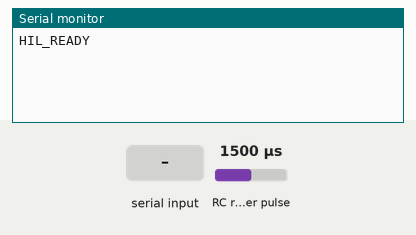
This program was run on a simulated ESP32. Shown: the last lines printed to the serial monitor. Wiring (inferred from the names in the program): RC receiver channel: data GPIO 25. The test bench sets the inputs (shaded band); at power-on: RC receiver pulse 1500 µs.

Above: at 1.2 s.
1.3 s: "TEST 1 2048\n" received over Serial
At 2.4 s:
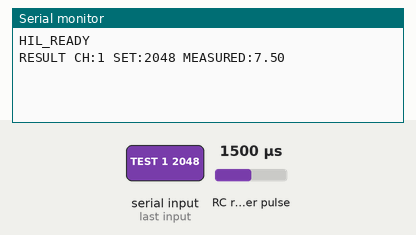
2.8 s: "TEST90\n" received over Serial
At 3.6 s:
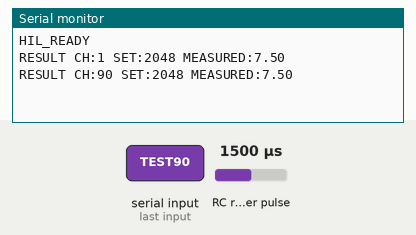

Measured:
- after the input at 1.3 s, the serial monitor: prints a new line at once (image 1)
- after the input at 2.8 s, the serial monitor: prints a new line at once (image 2)

The program:

main.cpp
```cpp
#include <Arduino.h>
#include <SPI.h>

// --- Pin Definitions ---
const int CS_PIN = 5;       // SPI Chip Select
const int PWM_CH1_IN = 25;  // Wire this to FPGA PIN_32
const int PWM_CH2_IN = 26;  // Wire this to FPGA PIN_33

// --- Interrupt Variables for PWM Measurement ---
// Using cycle counts for maximum HIL accuracy
volatile uint32_t ch1_rise = 0;
volatile uint32_t ch1_high_time = 0;
volatile uint32_t ch1_period = 0;

// // Interrupt Service Routine for Channel 1
// void IRAM_ATTR pwm_ch1_isr() {
//     uint32_t now = ESP.getCycleCount();
//     if (digitalRead(PWM_CH1_IN)) {
//         ch1_period = now - ch1_rise;
//         ch1_rise = now;
//     } else {
//         ch1_high_time = now - ch1_rise;
//     }
// }

// Interrupt Service Routine for Channel 1
void IRAM_ATTR pwm_ch1_isr() {
    uint32_t now = ESP.getCycleCount();

    // THE FIX: Direct hardware register read.
    // This is virtually instant compared to digitalRead()
    bool is_high = (GPIO.in >> PWM_CH1_IN) & 0x1;

    if (is_high) {
        ch1_period = now - ch1_rise;
        ch1_rise = now;
    } else {
        ch1_high_time = now - ch1_rise;
    }
}

void setup() {
    Serial.begin(115200);

    // Setup SPI
    pinMode(CS_PIN, OUTPUT);
    digitalWrite(CS_PIN, HIGH);
    SPI.begin(18,19,23,5); // Default VSPI: SCLK=18, MISO=19, MOSI=23

    // Setup PWM Measurement Interrupts
    pinMode(PWM_CH1_IN, INPUT);
    attachInterrupt(digitalPinToInterrupt(PWM_CH1_IN), pwm_ch1_isr, CHANGE);

    Serial.println("HIL_READY");
}

// Helper to send the 16-bit packet
void send_spi_command(uint8_t channel, uint16_t speed) {
    uint16_t packet = (channel << 12) | (speed & 0x0FFF);

    SPI.beginTransaction(SPISettings(10000000, MSBFIRST, SPI_MODE0)); // 10 MHz
    digitalWrite(CS_PIN, LOW);
    SPI.transfer16(packet);
    digitalWrite(CS_PIN, HIGH);
    SPI.endTransaction();
}

void loop() {
    // Listen for commands from the Python test script (e.g., "TEST 1 2048")
    if (Serial.available() > 0) {
        String cmd = Serial.readStringUntil('\n');
        cmd.trim();

        if (cmd.startsWith("TEST")) {
            int channel, speed;
            sscanf(cmd.c_str(), "TEST %d %d", &channel, &speed);

            // 1. Send the physical SPI command to the FPGA
            send_spi_command(channel, speed);

            // 2. Wait a moment for the FPGA to update its PWM output
            delay(10);

            // 3. Calculate duty cycle from the hardware interrupts
            float duty_cycle = 0.0;
            if (ch1_period > 0) {
                // Disable interrupts briefly to safely copy the volatile variables
                noInterrupts();
                uint32_t high = ch1_high_time;
                uint32_t total = ch1_period;
                interrupts();

                duty_cycle = ((float)high / (float)total) * 100.0;
            }

            // 4. Report back to the GitHub Runner
            Serial.printf("RESULT CH:%d SET:%d MEASURED:%.2f\n", channel, speed, duty_cycle);
        }
    }
}
```
